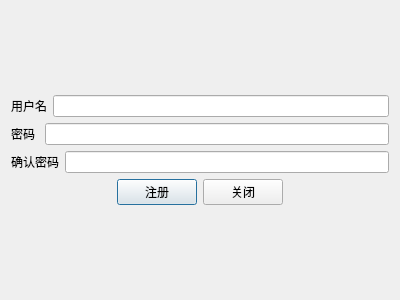
<?xml version="1.0" encoding="UTF-8"?>
<ui version="4.0">
 <class>user_register</class>
 <widget class="QDialog" name="user_register">
  <property name="geometry">
   <rect>
    <x>0</x>
    <y>0</y>
    <width>400</width>
    <height>300</height>
   </rect>
  </property>
  <property name="windowTitle">
   <string>注册</string>
  </property>
  <layout class="QGridLayout" name="gridLayout">
   <item row="0" column="0">
    <layout class="QVBoxLayout" name="verticalLayout">
     <item>
      <layout class="QHBoxLayout" name="horizontalLayout">
       <item>
        <widget class="QLabel" name="Username">
         <property name="text">
          <string>用户名</string>
         </property>
        </widget>
       </item>
       <item>
        <widget class="QLineEdit" name="username"/>
       </item>
      </layout>
     </item>
     <item>
      <layout class="QHBoxLayout" name="horizontalLayout_2">
       <item>
        <widget class="QLabel" name="Password">
         <property name="text">
          <string>密码 </string>
         </property>
        </widget>
       </item>
       <item>
        <widget class="QLineEdit" name="password"/>
       </item>
      </layout>
     </item>
     <item>
      <layout class="QHBoxLayout" name="horizontalLayout_3">
       <item>
        <widget class="QLabel" name="Password_confirm">
         <property name="text">
          <string>确认密码</string>
         </property>
        </widget>
       </item>
       <item>
        <widget class="QLineEdit" name="password_confirm"/>
       </item>
      </layout>
     </item>
     <item>
      <layout class="QHBoxLayout" name="horizontalLayout_4">
       <item alignment="Qt::AlignRight">
        <widget class="QPushButton" name="register_confirm">
         <property name="text">
          <string>注册</string>
         </property>
        </widget>
       </item>
       <item alignment="Qt::AlignLeft">
        <widget class="QPushButton" name="close">
         <property name="text">
          <string>关闭</string>
         </property>
        </widget>
       </item>
      </layout>
     </item>
    </layout>
   </item>
  </layout>
 </widget>
 <resources/>
 <connections/>
</ui>
